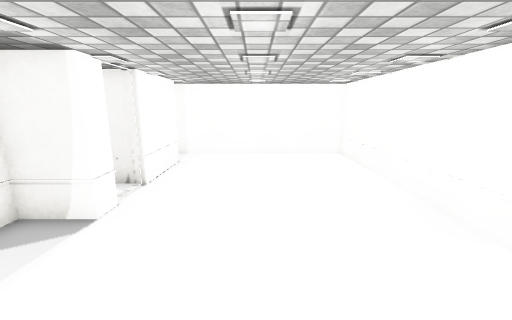
[1] (above)

14 first-person views from a walk through a scene from a Unity 3-D project. The camera is 1.4 m above the floor, tilts 12° down and sees 90° across. The floor is counted in squares, 0.5 m on a side. Each view is taken from the middle of a square. On the plan, view 1 faces up. The plan holds only what a view shows up to about 19 squares ahead; the rest is blank. The place goes on beyond the plan. The player is left out. Door leaves are left out, so doorways stand open. Some surface patterns are stand-ins.

[2]
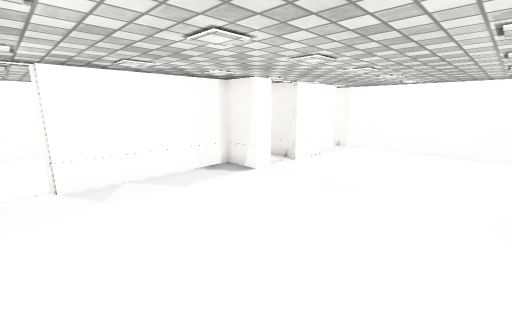

[3]
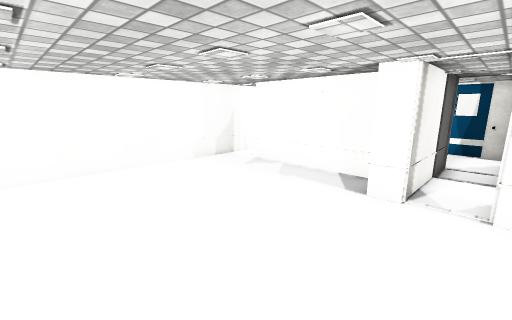

[4]
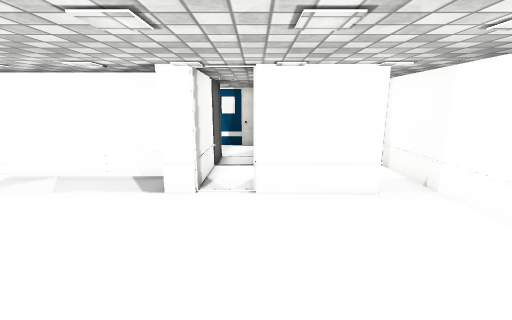

[5]
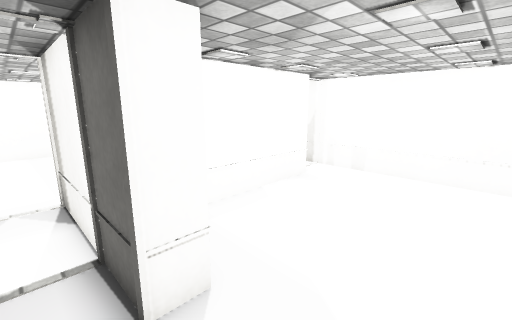

[6]
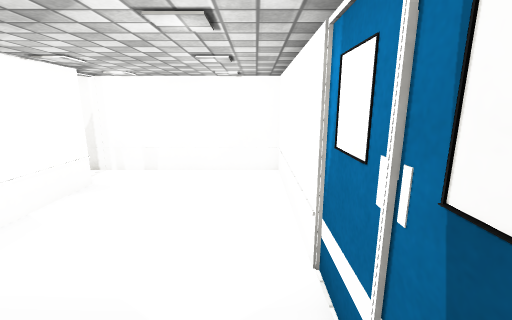

[7]
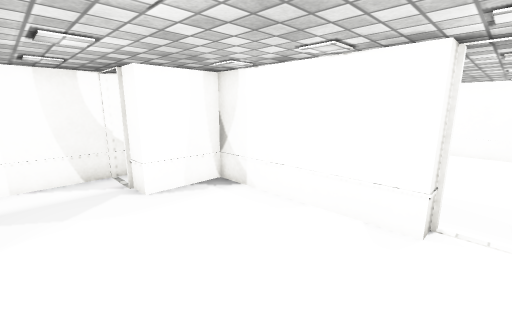

[8]
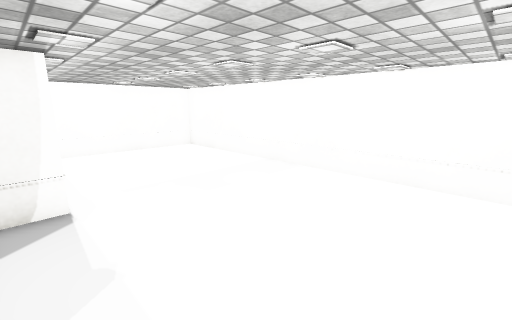

[9]
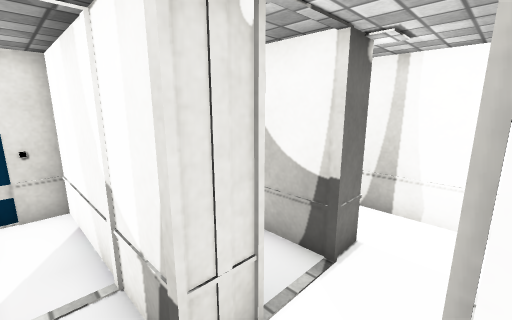

[10]
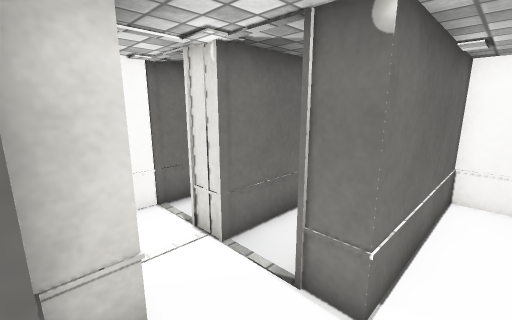

[11]
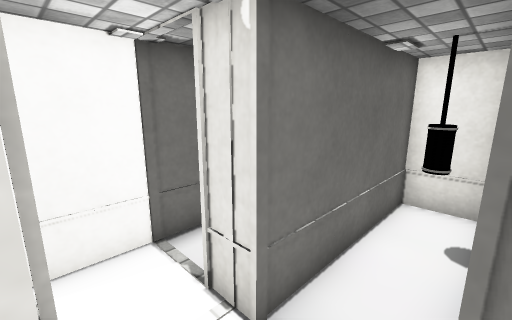

[12]
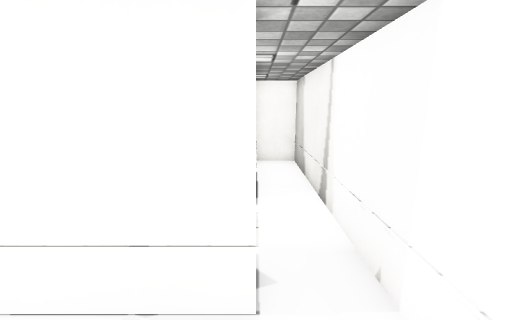

[13]
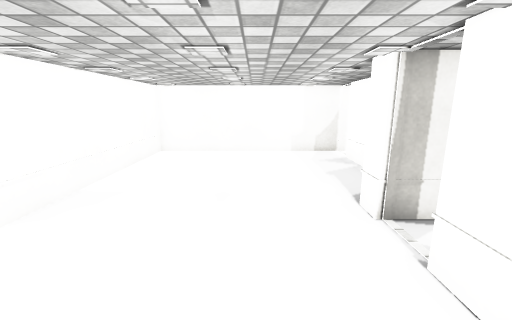

[14]
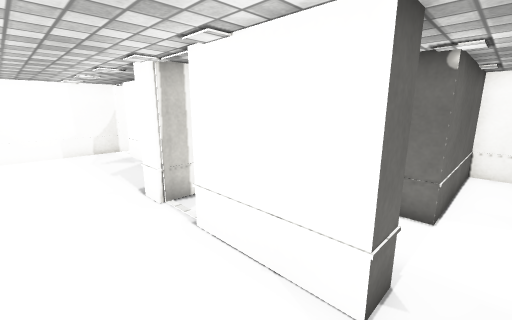

### Floor plan
Points are (right, up) in squares from view 1. A wall is a line through its corners. A room is listed if a view was taken in it or the views show most of it. See-through windows are left out.
Room 1 (views 1, 2, 3, 4, 8, 12, 13, 14)
walls: (-4, 7) (-4, 6) (-6, 6) (-6, -1); (-4, 13) (-4, 9); (-5.9, -3) (5, -3) (5, 15) (-3.4, 15)
ways out: open door at (-6, -2) to room 2; open door at (-4, 8) to room 3; opening at (-4.5, 14) to room 4
Room 2 (views 5, 6, 7)
walls: (-6, -1) (-7, -1) (-7, 6) (-10, 6) (-10, 7); (-10, 9) (-14.1, 9) (-14.1, -3) (-5.9, -3)
ways out: open door at (-6, -2) to room 1; open door at (-10, 8) to room 6
Room 3 (view 9)
walls: (-8, 7) (-4, 7); (-4, 9) (-6, 9)
ways out: open door at (-4, 8) to room 1; open door at (-7.4, 9.5) to room 4
Room 4 (views 10, 11)
walls: (-5.1, 13) (-4, 13); (-6.1, 11) (-5, 11); (-3.4, 15) (-14.1, 15) (-14.1, 13) (-8, 13) (-8, 12)
ways out: opening at (-4.5, 14) to room 1; open door at (-7.4, 9.5) to room 3
Room 5 (no view inside)
walls: (-8, 12) (-9.8, 12); (-14.1, 11.8) (-14.1, 10) (-8, 10)
Room 6 (no view inside)
walls: (-10, 7) (-8, 7); (-8, 9) (-10, 9)
ways out: open door at (-10, 8) to room 2

Positions as (right, up) in squares from view 1, and headings:
1: (0, 0), facing up
2: (4, -2), facing up-left
3: (4, 9), facing down-left
4: (4, 9), facing left
5: (-13, 8), facing down-right
6: (-13, 8), facing down
7: (-13, -2), facing up-right
8: (-5, -2), facing up-right
9: (-6, 8), facing up-left
10: (-5, 14), facing down-left
11: (-6, 12), facing down-left
12: (-1, 13), facing left
13: (-1, 13), facing down
14: (-1, 14), facing down-left
